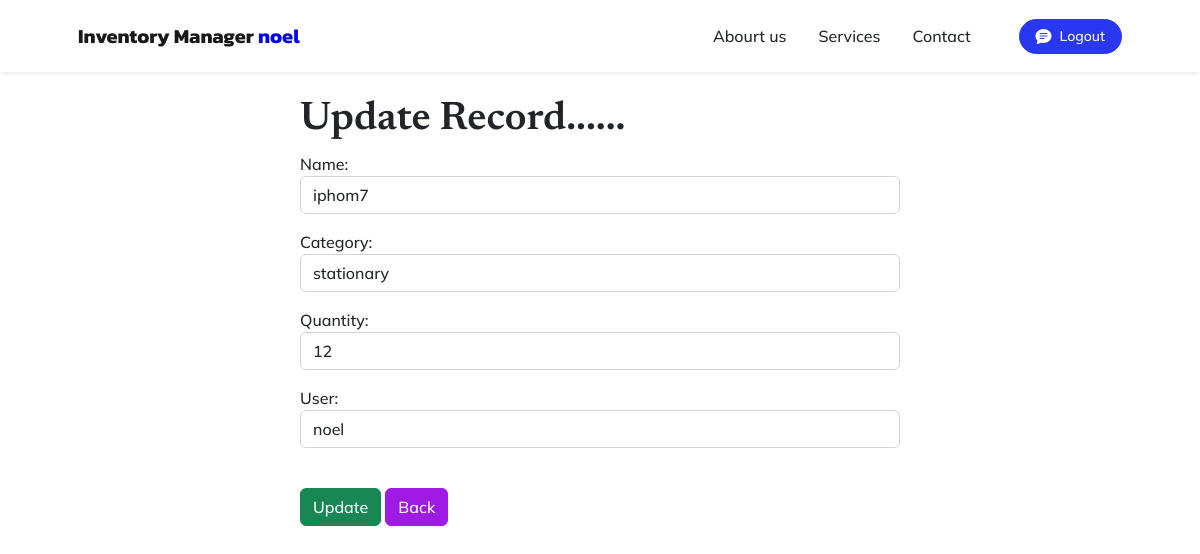
Page /update/7 (signed in) on the committed database.
### invetory/models.py (models this page shows, shortened)
class Inventory(models.Model):
    name=models.CharField(max_length=100)
    quantity=models.IntegerField()
    category=models.ForeignKey(Category, on_delete=models.CASCADE)
    created=models.DateTimeField(auto_now_add=True)
    user=models.ForeignKey(User,on_delete=models.CASCADE)

class Category(models.Model):
    name=models.CharField(max_length=100)
    class Meta:
        verbose_name_plural='categories'
    def __str__(self):
        return self.name

### invetory/views.py (the view)
# urls.py: path('update/<int:pk>',views.update_inventory, name='update'),
def update_inventory(request,pk):
    if request.user.is_authenticated:
        curent=Inventory.objects.get(id=pk)
        form = InventoryForm(request.POST or None,instance=curent)
        if form.is_valid():
            form.save()
            messages.success(request, 'record updated successfully')
            return redirect('dashboard')
        return render(request, 'update.html', {'form': form})
    else:
        messages.error(request, 'You must login to the system')
        return redirect('login')

### invetory/form.py
class InventoryForm(forms.ModelForm):
    class Meta:
        model = Inventory
        fields = ['name', 'category', 'quantity', 'user']
    name = forms.CharField(widget=forms.TextInput(attrs={'class': 'form-control', 'placeholder': 'Product Name'}))
    category = forms.ModelChoiceField(
        queryset=Category.objects.all(),
        widget=forms.Select(attrs={'class': 'form-control'})
    )
    quantity = forms.IntegerField(widget=forms.NumberInput(attrs={'class': 'form-control', 'placeholder': 'Quantity'}))
    user = forms.ModelChoiceField(
        queryset=User.objects.all(),
        widget=forms.Select(attrs={'class': 'form-control'})
    )

### invetory/templates/update.html (shortened to what this page needs)
{%  extends 'base.html' %}
{% block content%}
  <div class="col-md-6 offset-md-3">
   <h1>Update Record...... </h1>
     <form method="POST" action=" ">
	{{ form.as_p }}
<br/>
  <button type="submit" class="btn btn-success">Update</button>
   <a href="{% url 'dashboard' %}" class="btn btn-secondary">Back</a>
</form>
   </div>
{%endblock%}

### invetory/templates/nav.html (shortened to what this page needs)
<nav class="navbar navbar-expand-lg navbar-light fixed-top shadow-sm" id="mainNav">
    <div class="container px-5">
        <a class="navbar-brand fw-bold" href="#page-top"> Inventory Manager  <span style="font-size: 20px; color: blue;">{{user.username}}</span></a>
        <div class="collapse navbar-collapse" id="navbarResponsive">
            <ul class="navbar-nav ms-auto me-4 my-3 my-lg-0">
                <li class="nav-item"><a class="nav-link me-lg-3" href="{%url 'about' %}">Abourt us</a></li>
                <li class="nav-item"><a class="nav-link me-lg-3" href="{%url 'service'%}">Services</a></li>
                <li class="nav-item"><a class="nav-link me-lg-3" href="{%url 'contact'%}">Contact</a></li>
            </ul>
            {%if user.is_authenticated%}
            <a href="{%url 'logout' %}" style="text-decoration: none;"><button class="btn btn-primary rounded-pill px-3 mb-2 mb-lg-0" data-bs-toggle="modal" data-bs-target="#feedbackModal">
                <span class="d-flex align-items-center">
                    <i class="bi-chat-text-fill me-2"></i>
                    <span class="small">Logout</span>
                </span>
            </button>
        </a>
    {%endif%}
        </div>
    </div>
</nav>

### rows in the picture
Inventory: name "iphom7", category "stationary", quantity "12", user "noel"

### other values in the picture
{{ user.username }} "noel"
